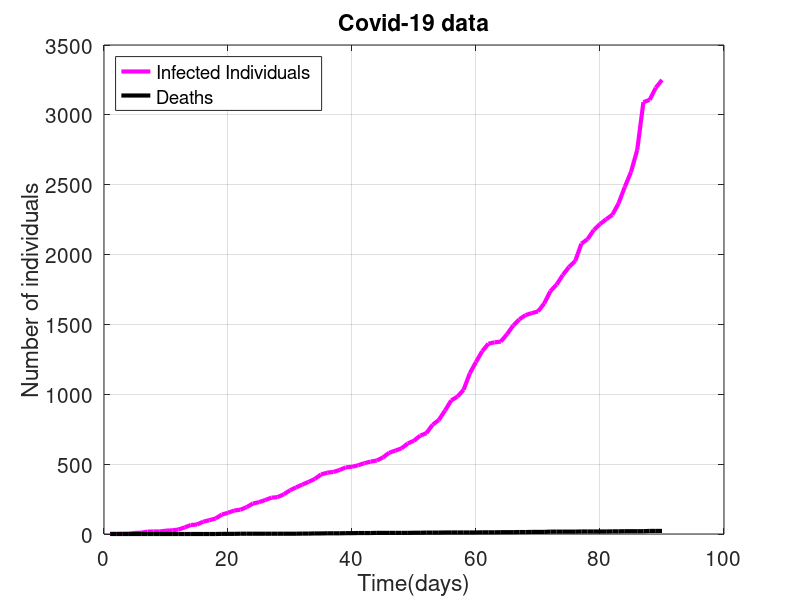
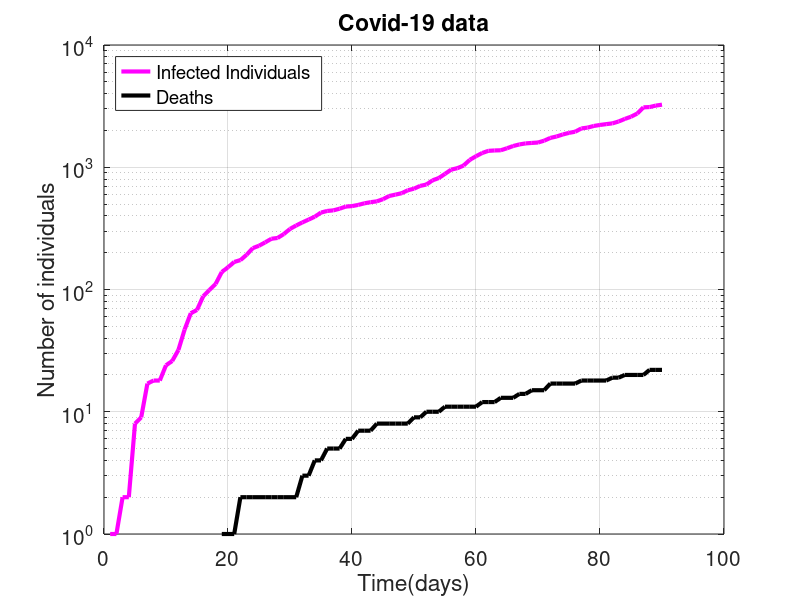

MATLAB code to generate these figures, in order:
%(a)
load covid_data.mat % load the data downloaded from gauchospace
%(b) create the figure
figure;
plot(covid_data(:,1),'linewidth',3,'Color','m')
hold on
plot(covid_data(:,2),'linewidth',3,'Color','black')
xlabel('Time(days)') % name x label
ylabel('Number of individuals') % name y label
legend('Infected Individuals','Deaths','location','northwest') % create the legend
title('Covid-19 data') % create the title
grid on
set(gca,'FontSize',15)

%(c)
figure;
semilogy(covid_data(:,1),'linewidth',3,'Color','m')
hold on
semilogy(covid_data(:,2),'linewidth',3,'Color','black')
xlabel('Time(days)') % name x label
ylabel('Number of individuals') % name y label
legend('Infected Individuals','Deaths','location','northwest') % create the legend
title('Covid-19 data') % create the title
grid on
set(gca,'FontSize',15)